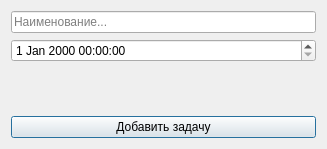
<?xml version="1.0" encoding="UTF-8"?>
<ui version="4.0">
 <class>dlg_add_task</class>
 <widget class="QDialog" name="dlg_add_task">
  <property name="geometry">
   <rect>
    <x>0</x>
    <y>0</y>
    <width>327</width>
    <height>149</height>
   </rect>
  </property>
  <property name="windowTitle">
   <string>Задача</string>
  </property>
  <property name="windowIcon">
   <iconset>
    <normaloff>icons/animal-penguin.png</normaloff>icons/animal-penguin.png</iconset>
  </property>
  <layout class="QVBoxLayout" name="verticalLayout_2">
   <item>
    <layout class="QVBoxLayout" name="verticalLayout">
     <item>
      <widget class="QLineEdit" name="name_add_task">
       <property name="placeholderText">
        <string>Наименование...</string>
       </property>
      </widget>
     </item>
     <item>
      <widget class="QDateTimeEdit" name="date_add_task"/>
     </item>
     <item>
      <spacer name="verticalSpacer">
       <property name="orientation">
        <enum>Qt::Orientation::Vertical</enum>
       </property>
       <property name="sizeHint" stdset="0">
        <size>
         <width>20</width>
         <height>40</height>
        </size>
       </property>
      </spacer>
     </item>
     <item>
      <widget class="QPushButton" name="but_add_task">
       <property name="text">
        <string>Добавить задачу</string>
       </property>
      </widget>
     </item>
    </layout>
   </item>
  </layout>
 </widget>
 <resources/>
 <connections/>
</ui>
